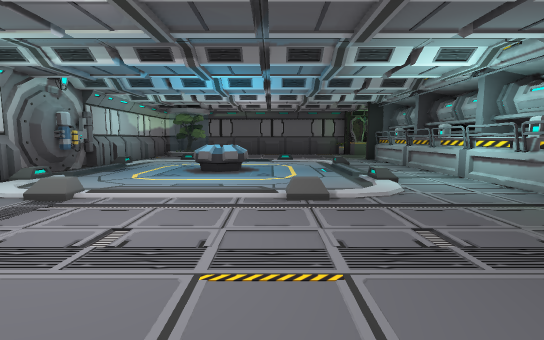
View 1 (above)

18 first-person views from a walk through a scene from a Unity 3-D project. The camera is 1.5 m above the floor, tilts 6° down and sees 85° across. The floor is counted in squares, 2 m on a side. Each view is taken from the middle of a square. On the plan, view 1 faces up. The plan holds only what a view shows up to about 10 squares ahead; the rest is blank. The player character is not drawn. Some animated figures are not drawn.

View 2
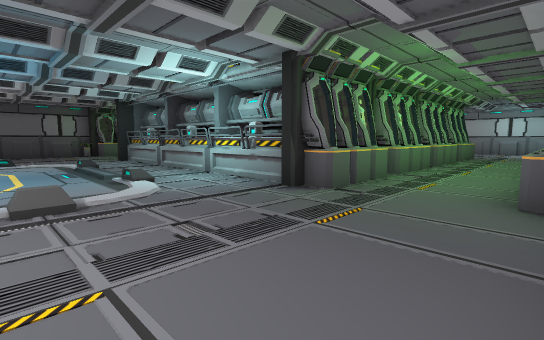

View 3
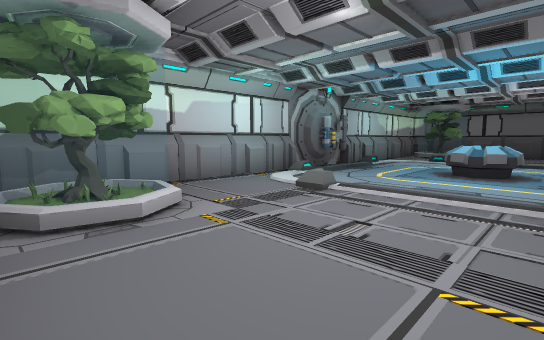

View 4
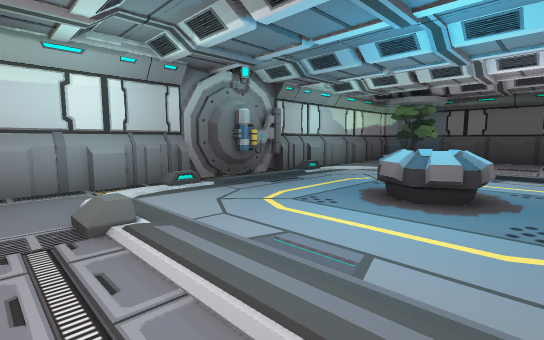

View 5
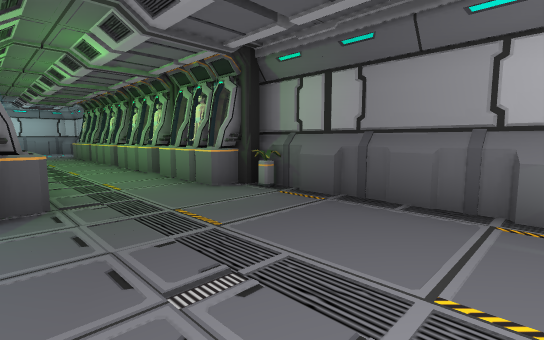

View 6
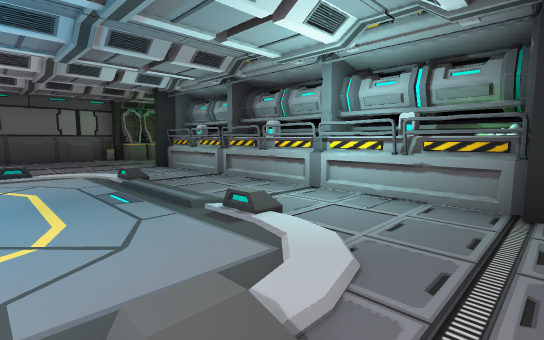

View 7
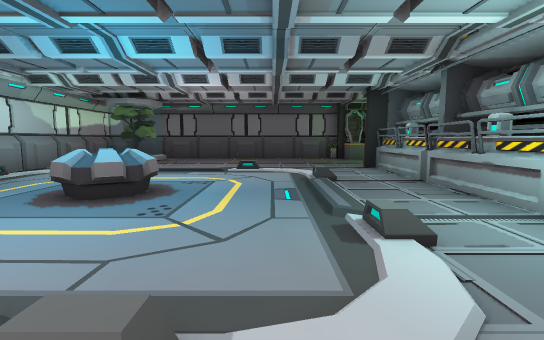

View 8
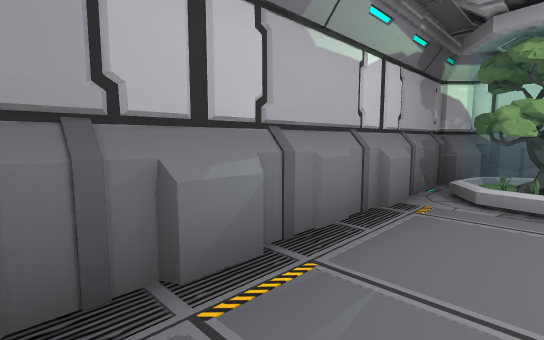

View 9
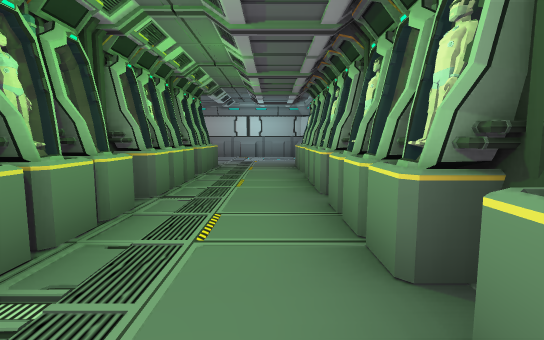

View 10
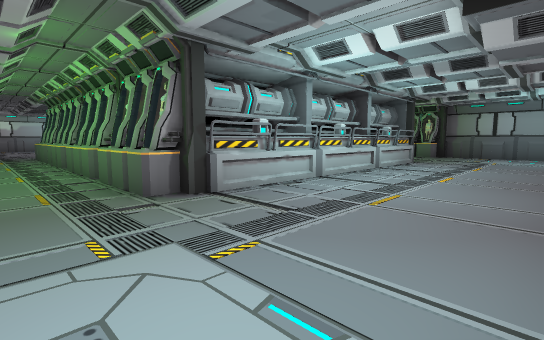

View 11
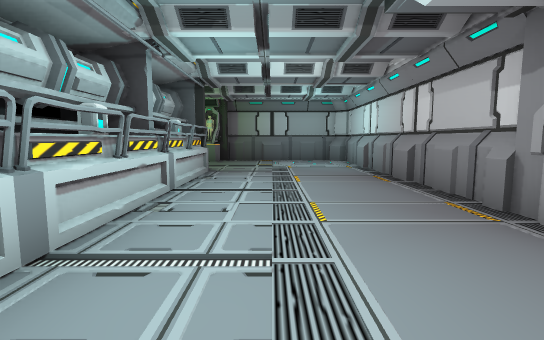

View 12
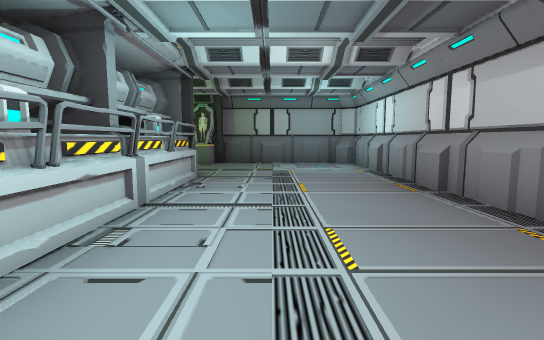

View 13
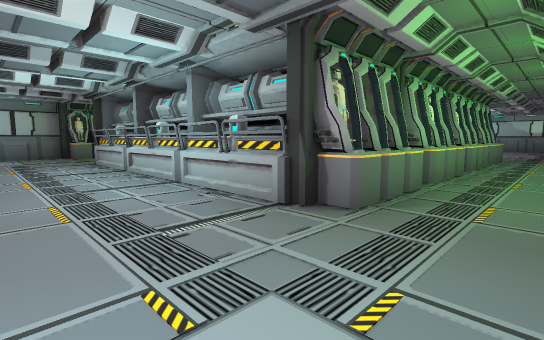

View 14
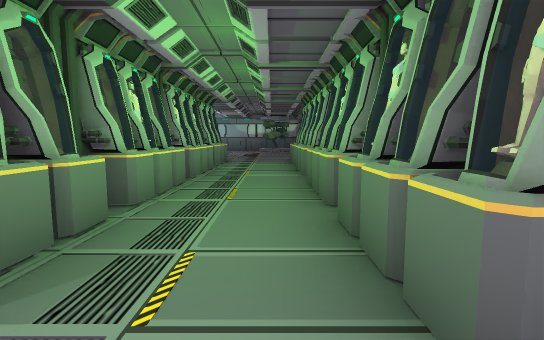

View 15
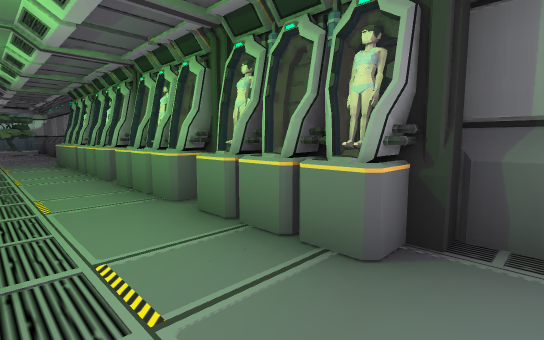

View 16
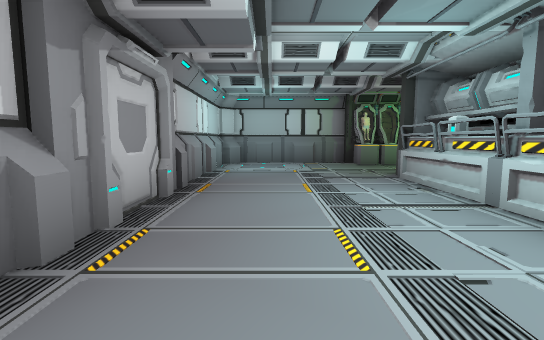

View 17
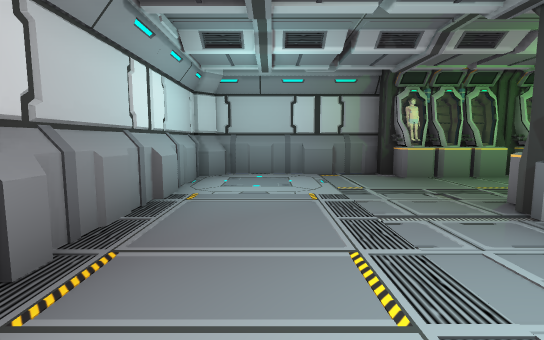

View 18
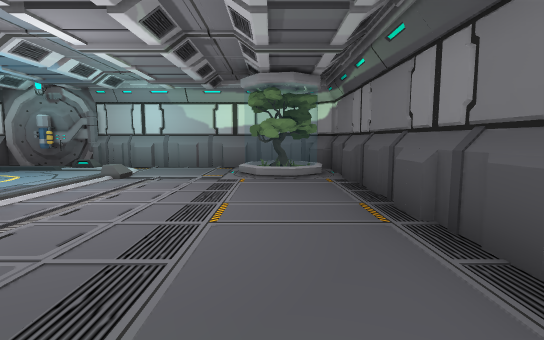

### Floor plan
Key: @ floor where view 1 was taken; # wall or solid block; . main floor; : floor 0.25 m higher than the main floor; / step, stairs or slope; = window, fence, low wall or low ledge; ^ raised ledge; O other object.
Columns run from 6 left of view 1 to 18 right of it. Each row starts with its distance up from view 1.
 15  ##########       #######
 14  O=.......=###==###=...O#
 13  #==....................#
 12  #......................#
 11  #........=###==###=....#
 10  #.:......##      ##....#
  9  #....../.#       ##....#
  8  #/...../.##      ##....#
  7 OO/..^....##      ##....#
  6  #/.......##      ##....#
  5  #/...../.##      ##....O
  4  #.////./.#       ##....#
  3  #....../.####=####=#...#
  2  #......................#
  1  #==....................#
  0  O=...@..O#=####=###...O#
 -1  ##########        ######

Positions as (right, up) in squares from view 1, and headings:
1: (0, 0), facing up
2: (0, 0), facing up-right
3: (0, 0), facing up-left
4: (0, 3), facing up-left
5: (0, 3), facing down-right
6: (0, 3), facing up-right
7: (1, 3), facing up
8: (1, 1), facing down-left
9: (5, 1), facing right
10: (17, 1), facing up-left
11: (15, 4), facing up
12: (15, 5), facing up
13: (16, 13), facing down-left
14: (14, 13), facing left
15: (14, 12), facing up-left
16: (16, 9), facing down
17: (16, 6), facing down
18: (3, 13), facing left
